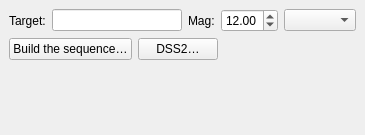
<?xml version="1.0" encoding="UTF-8"?>
<!--
  UFE Photometry tab, Comparisons section (ADR-044 rev 2026-09-25): the
  photometric comparison sequence. Loaded by gui/ufe_compare_tab.py
  through gui/ui_loader.py. The normal path is ONE click: "Build the
  sequence…" generates the catalog field and proposes the comparisons.
  The manual picking controls live folded inside the ph_manual
  placeholder (a CollapsibleSection inserted in code); the catalog
  combo's items carry userData and the sequence button's count is
  dynamic: both are set in code (ADR-005: structure and texts here,
  data in code).
-->
<ui version="4.0">
 <class>UfeCompareTab</class>
 <widget class="QWidget" name="UfeCompareTab">
  <layout class="QVBoxLayout" name="vbox_compare"><property name="leftMargin"><number>9</number></property><property name="topMargin"><number>9</number></property><property name="rightMargin"><number>9</number></property><property name="bottomMargin"><number>9</number></property>
   <item>
    <layout class="QHBoxLayout" name="row_target">
     <property name="layoutStretch"><string notr="true">0,0,0,0,1</string></property>
     <item><widget class="QLabel" name="lbl_target"><property name="text"><string>Target:</string></property></widget></item>
     <item><widget class="QLineEdit" name="edt_target"><property name="minimumSize"><size><width>130</width><height>0</height></size></property><property name="maximumSize"><size><width>130</width><height>16777215</height></size></property></widget></item>
     <item><widget class="QLabel" name="lbl_mag"><property name="text"><string>Mag:</string></property></widget></item>
     <item><widget class="QDoubleSpinBox" name="spn_mag"><property name="toolTip"><string>Approximate magnitude of the target: the proposal picks comparisons brighter than or similar to it</string></property><property name="minimum"><double>0.0</double></property><property name="maximum"><double>25.0</double></property><property name="decimals"><number>2</number></property><property name="value"><double>12.0</double></property></widget></item>
     <item><widget class="QComboBox" name="cmb_catalog"/></item>
    </layout>
   </item>
   <item>
    <layout class="QHBoxLayout" name="row_auto">
     <item><widget class="QPushButton" name="btn_auto"><property name="text"><string>Build the sequence…</string></property><property name="toolTip"><string>The normal path: query the catalog (and VSX variables) around the plate centre and propose the comparisons in one go</string></property></widget></item>
     <item><widget class="QPushButton" name="btn_dss"><property name="text"><string>DSS2…</string></property><property name="toolTip"><string>No plate of your own? Download the field from the survey (PS1-g, DSS2-red fallback) as a FITS with WCS and work on it directly</string></property></widget></item>
     <item><spacer name="hsp_auto"><property name="orientation"><enum>Qt::Horizontal</enum></property><property name="sizeHint" stdset="0"><size><width>40</width><height>20</height></size></property></spacer></item>
    </layout>
   </item>
   <item><widget class="QLabel" name="lbl_status"><property name="text"><string/></property><property name="wordWrap"><bool>true</bool></property></widget></item>
   <item><widget class="QWidget" name="ph_manual"/></item>
   <item><spacer name="vsp_compare"><property name="orientation"><enum>Qt::Vertical</enum></property><property name="sizeHint" stdset="0"><size><width>20</width><height>40</height></size></property></spacer></item>
  </layout>
 </widget>
 <resources/>
 <connections/>
</ui>
